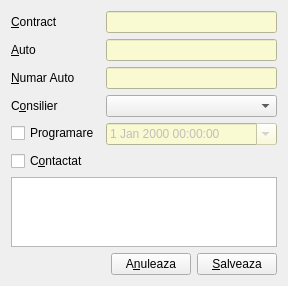
<?xml version="1.0" encoding="UTF-8"?>
<ui version="4.0">
 <class>AddContract</class>
 <widget class="QDialog" name="AddContract">
  <property name="geometry">
   <rect>
    <x>0</x>
    <y>0</y>
    <width>288</width>
    <height>276</height>
   </rect>
  </property>
  <property name="windowTitle">
   <string>Adaugare Contract Nou</string>
  </property>
  <property name="windowIcon">
   <iconset resource="../resources.qrc">
    <normaloff>:/copy</normaloff>:/copy</iconset>
  </property>
  <layout class="QVBoxLayout" name="verticalLayout">
   <item>
    <layout class="QFormLayout" name="formLayout">
     <item row="0" column="0">
      <widget class="QLabel" name="label">
       <property name="text">
        <string>&amp;Contract</string>
       </property>
       <property name="buddy">
        <cstring>contractLineEdit</cstring>
       </property>
      </widget>
     </item>
     <item row="0" column="1">
      <widget class="QLineEdit" name="contractLineEdit">
       <property name="styleSheet">
        <string notr="true">* {
	background-color: rgb(250, 250, 210);
}

:focus {
	border: 1px solid rgb(154, 116, 38);
}
</string>
       </property>
      </widget>
     </item>
     <item row="1" column="0">
      <widget class="QLabel" name="label_2">
       <property name="text">
        <string>&amp;Auto</string>
       </property>
       <property name="scaledContents">
        <bool>false</bool>
       </property>
       <property name="buddy">
        <cstring>autoLineEdit</cstring>
       </property>
      </widget>
     </item>
     <item row="1" column="1">
      <widget class="QLineEdit" name="autoLineEdit">
       <property name="styleSheet">
        <string notr="true">* {
	background-color: rgb(250, 250, 210);
}

:focus {
	border: 1px solid rgb(154, 116, 38);
}
</string>
       </property>
      </widget>
     </item>
     <item row="4" column="1">
      <widget class="QDateTimeEdit" name="programareDateTimeEdit">
       <property name="enabled">
        <bool>false</bool>
       </property>
       <property name="styleSheet">
        <string notr="true">QDateTimeEdit {
	background-color: rgb(250, 250, 210);
}

:focus {
	border: 1px solid rgb(154, 116, 38);
}
</string>
       </property>
       <property name="calendarPopup">
        <bool>true</bool>
       </property>
      </widget>
     </item>
     <item row="4" column="0">
      <widget class="QCheckBox" name="programareCheckBox">
       <property name="text">
        <string>Programare</string>
       </property>
      </widget>
     </item>
     <item row="3" column="1">
      <widget class="QComboBox" name="consilierComboBox"/>
     </item>
     <item row="3" column="0">
      <widget class="QLabel" name="label_3">
       <property name="text">
        <string>C&amp;onsilier</string>
       </property>
       <property name="buddy">
        <cstring>consilierComboBox</cstring>
       </property>
      </widget>
     </item>
     <item row="2" column="1">
      <widget class="QLineEdit" name="nrAutoLineEdit">
       <property name="styleSheet">
        <string notr="true">* {
	background-color: rgb(250, 250, 210);
}

:focus {
	border: 1px solid rgb(154, 116, 38);
}
</string>
       </property>
      </widget>
     </item>
     <item row="2" column="0">
      <widget class="QLabel" name="label_4">
       <property name="text">
        <string>&amp;Numar Auto</string>
       </property>
       <property name="buddy">
        <cstring>nrAutoLineEdit</cstring>
       </property>
      </widget>
     </item>
    </layout>
   </item>
   <item>
    <widget class="QCheckBox" name="contactatCheckBox">
     <property name="text">
      <string>C&amp;ontactat</string>
     </property>
    </widget>
   </item>
   <item>
    <widget class="QTextEdit" name="observatiiTextEdit"/>
   </item>
   <item>
    <layout class="QHBoxLayout" name="horizontalLayout">
     <item>
      <spacer name="horizontalSpacer">
       <property name="orientation">
        <enum>Qt::Horizontal</enum>
       </property>
       <property name="sizeHint" stdset="0">
        <size>
         <width>40</width>
         <height>20</height>
        </size>
       </property>
      </spacer>
     </item>
     <item>
      <widget class="QLabel" name="loadingLabel">
       <property name="text">
        <string/>
       </property>
      </widget>
     </item>
     <item>
      <widget class="QPushButton" name="cancelButton">
       <property name="focusPolicy">
        <enum>Qt::NoFocus</enum>
       </property>
       <property name="text">
        <string>A&amp;nuleaza</string>
       </property>
       <property name="icon">
        <iconset resource="../resources.qrc">
         <normaloff>:/cancel</normaloff>:/cancel</iconset>
       </property>
      </widget>
     </item>
     <item>
      <widget class="QPushButton" name="saveButton">
       <property name="focusPolicy">
        <enum>Qt::NoFocus</enum>
       </property>
       <property name="text">
        <string>&amp;Salveaza</string>
       </property>
       <property name="icon">
        <iconset resource="../resources.qrc">
         <normaloff>:/accept</normaloff>:/accept</iconset>
       </property>
      </widget>
     </item>
    </layout>
   </item>
  </layout>
 </widget>
 <tabstops>
  <tabstop>contractLineEdit</tabstop>
  <tabstop>autoLineEdit</tabstop>
  <tabstop>consilierComboBox</tabstop>
  <tabstop>programareDateTimeEdit</tabstop>
  <tabstop>programareCheckBox</tabstop>
  <tabstop>contactatCheckBox</tabstop>
  <tabstop>observatiiTextEdit</tabstop>
 </tabstops>
 <resources>
  <include location="../resources.qrc"/>
 </resources>
 <connections>
  <connection>
   <sender>cancelButton</sender>
   <signal>clicked()</signal>
   <receiver>AddContract</receiver>
   <slot>reject()</slot>
   <hints>
    <hint type="sourcelabel">
     <x>196</x>
     <y>265</y>
    </hint>
    <hint type="destinationlabel">
     <x>37</x>
     <y>232</y>
    </hint>
   </hints>
  </connection>
  <connection>
   <sender>programareCheckBox</sender>
   <signal>clicked(bool)</signal>
   <receiver>programareDateTimeEdit</receiver>
   <slot>setEnabled(bool)</slot>
   <hints>
    <hint type="sourcelabel">
     <x>86</x>
     <y>130</y>
    </hint>
    <hint type="destinationlabel">
     <x>277</x>
     <y>133</y>
    </hint>
   </hints>
  </connection>
 </connections>
</ui>
